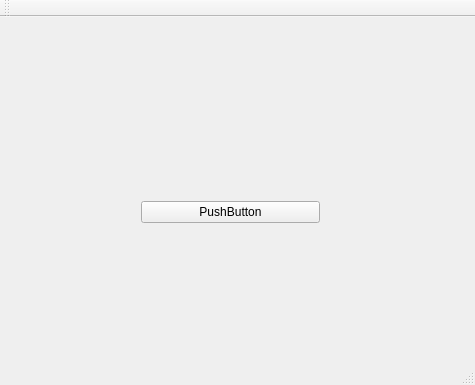
<?xml version="1.0" encoding="UTF-8"?>
<ui version="4.0">
 <class>MainWindow</class>
 <widget class="QMainWindow" name="MainWindow">
  <property name="geometry">
   <rect>
    <x>0</x>
    <y>0</y>
    <width>475</width>
    <height>385</height>
   </rect>
  </property>
  <property name="windowTitle">
   <string>MainWindow</string>
  </property>
  <widget class="QWidget" name="centralWidget">
   <widget class="QWidget" name="layoutWidget">
    <property name="geometry">
     <rect>
      <x>130</x>
      <y>90</y>
      <width>201</width>
      <height>211</height>
     </rect>
    </property>
    <layout class="QVBoxLayout" name="verticalLayout">
     <item>
      <widget class="QPushButton" name="pushButton">
       <property name="text">
        <string>PushButton</string>
       </property>
      </widget>
     </item>
    </layout>
   </widget>
  </widget>
  <widget class="QMenuBar" name="menuBar">
   <property name="geometry">
    <rect>
     <x>0</x>
     <y>0</y>
     <width>475</width>
     <height>21</height>
    </rect>
   </property>
  </widget>
  <widget class="QToolBar" name="mainToolBar">
   <attribute name="toolBarArea">
    <enum>TopToolBarArea</enum>
   </attribute>
   <attribute name="toolBarBreak">
    <bool>false</bool>
   </attribute>
  </widget>
  <widget class="QStatusBar" name="statusBar"/>
 </widget>
 <layoutdefault spacing="6" margin="11"/>
 <resources/>
 <connections/>
</ui>
